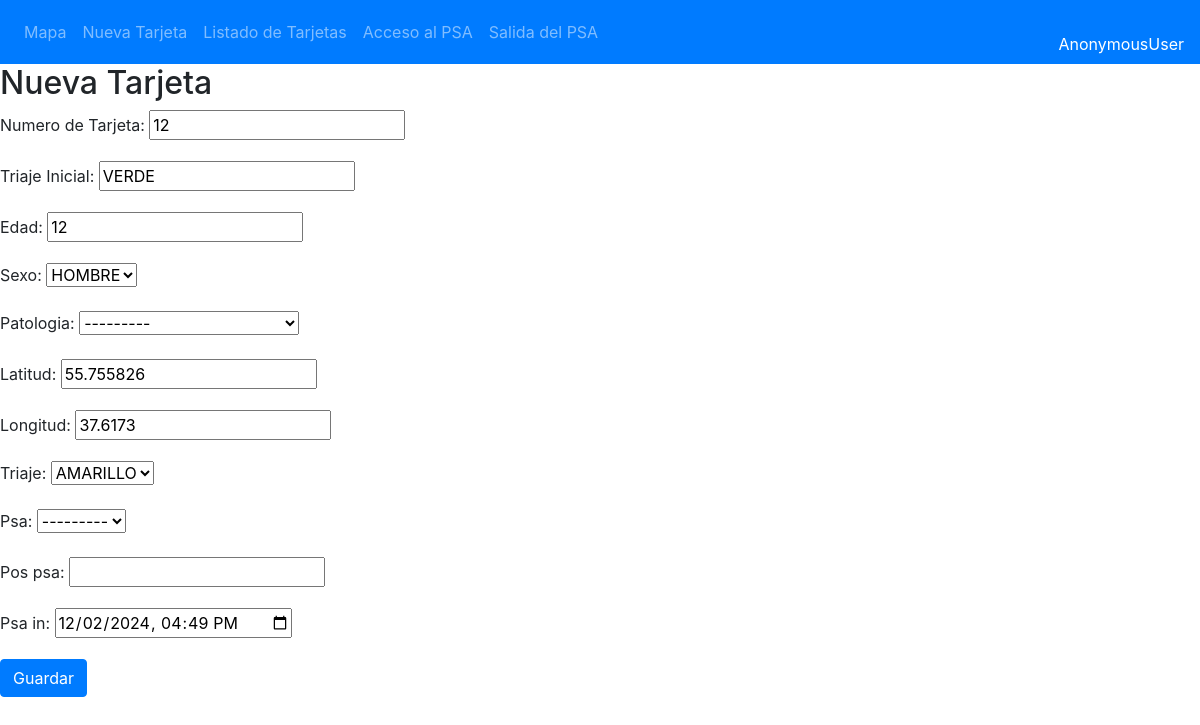
/tarjetas/tarjeta_psa_in/6/, run on an earlier commit of the app's database.
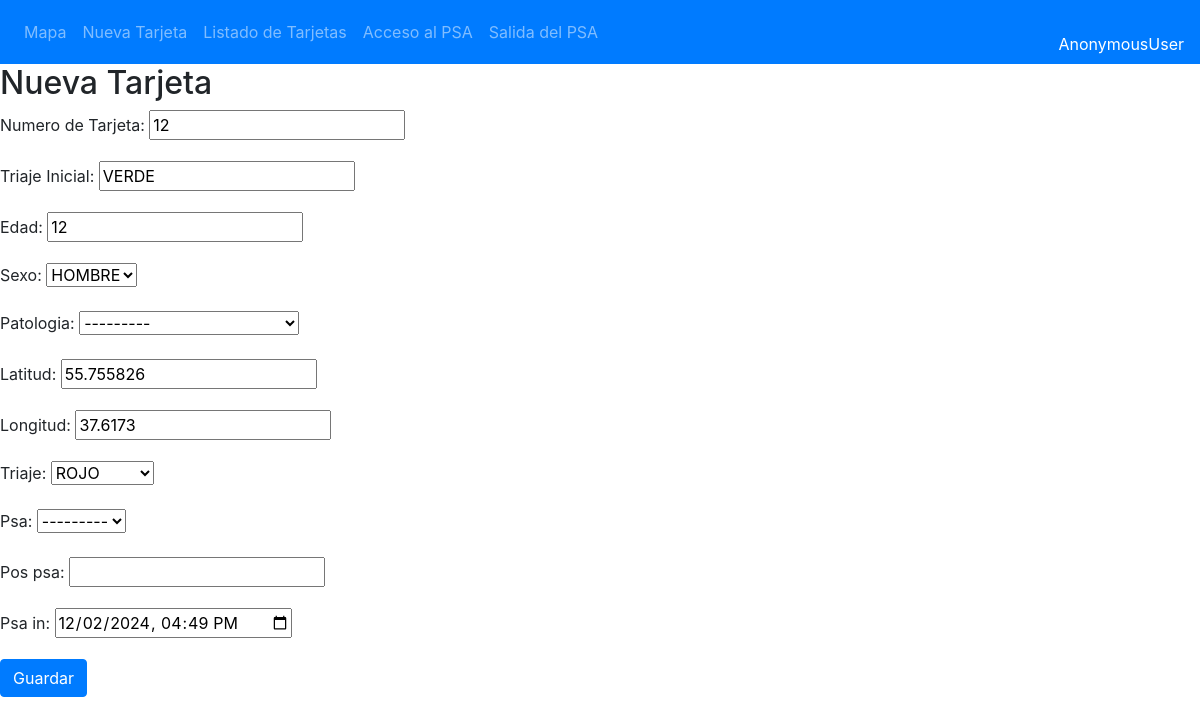
And on a later commit of the database.
### tarjetas/models.py (models this page shows, shortened)
class Tarjeta(models.Model):
    TRIAJE = (
        ('VERDE', 'VERDE'),
        ('AMARILLO','AMARILLO'),
        ('ROJO', 'ROJO'),
        ('MORADO', 'MORADO'),
        ('NEGRO', 'NEGRO'),
    )
    ESTADO_TRASLADO = (
        ('PENDIENTE', 'PENDIENTE'),
        ('SOLICITADO', 'SOLICITADO'),
        ('GESTIONADO', 'GESTIONADO'),
        ('SALIDA_PSA', 'SALIDA_PSA'),
        ('REALIZADO', 'REALIZADO'),
        ('ALTA LUGAR', 'ALTA LUGAR'),
    )
    SEXO = (
        ('HOMBRE', 'HOMBRE'),
        ('MUJER','MUJER'),
        ('NSNC', 'NS/NC'),
    )
    num_t = models.CharField(max_length=100, blank=False)
    edad = models.IntegerField(blank=True, null=True)
    sexo = models.CharField(max_length=32,choices=SEXO)
    filiacion = models.CharField(max_length=200, blank=True)
    patologia = models.ForeignKey(Patologia, models.DO_NOTHING, db_column='patologia', blank=True, null=True)
    diagnostico = models.CharField(max_length=500, blank=True)
    tratamiento = models.CharField(max_length=500, blank=True)
    traslada_a = models.ForeignKey(Destino, models.DO_NOTHING, db_column='destino', blank=True, null=True)
    traslada_por = models.CharField(max_length=50, blank=True)
    triaje_ini = models.CharField(max_length=10,choices=TRIAJE)
    triaje = models.CharField(max_length=10,choices=TRIAJE)
    estado_traslado = models.CharField(max_length=32,choices=ESTADO_TRASLADO)
    latitud = models.FloatField(blank=True, null=True)
    longitud = models.FloatField(blank=True, null=True)
    evento = models.ForeignKey(Evento, models.DO_NOTHING, db_column='evento', blank=True, null=True)
    hora_ini = models.DateTimeField(auto_now_add=True)
    psa_in = models.DateTimeField(blank=True, null=True)
    psa_out = models.DateTimeField(blank=True, null=True)
    dest_in = models.DateTimeField(blank=True, null=True)
    hora_fin = models.DateTimeField(blank=True, null=True)
    pos_psa = models.CharField(max_length=100, blank=True)
    psa = models.ForeignKey(Psa, models.DO_NOTHING, db_column='psa', blank=True, null=True)

### tarjetas/views.py (the view)
# urls.py: path('tarjeta_psa_in/<int:tarjeta_id>/', views.tarjeta_psa_in, name='tarjeta_psa_in'),
def tarjeta_psa_in(request, tarjeta_id):
    post = get_object_or_404(Tarjeta,id=tarjeta_id)
    if request.method == "POST":
        form = TarjetaPsaInForm(request.POST.copy(), instance=post)
        if form.is_valid():
            post = form.save()
            post.save()
            return redirect('roll_2', )
    else:
        form = TarjetaPsaInForm(instance=post)
    return render(request, 'tarjetas/tarjeta_psa_in.html', {'form': form})

### tarjetas/forms.py
class TarjetaPsaInForm(forms.ModelForm):
    class Meta:
        model = Tarjeta
        fields = ('num_t', 'triaje_ini', 'edad', 'sexo', 'patologia', 'latitud', 'longitud', 'triaje', 'psa', 'pos_psa', 'psa_in')
        labels = {
            'num_t': 'Numero de Tarjeta',
            'triaje_ini': 'Triaje Inicial',
        }
        widgets = {
            'num_t': forms.TextInput(attrs={'readonly': 'readonly'}),
            'triaje_ini': forms.TextInput(attrs={'readonly': 'readonly'}),
            'latitud': forms.TextInput(attrs={'id': 'id_latitud', 'readonly': 'readonly'}),
            'longitud': forms.TextInput(attrs={'id': 'id_longitud', 'readonly': 'readonly'}),
            'psa_in': forms.DateTimeInput(attrs={'type': 'datetime-local'}, format='%d/%m/%Y %H:%M'),
        }
    def __init__(self, *args, **kwargs):
        super().__init__(*args, **kwargs)
        self.fields['psa_in'].initial = now().strftime('%d/%m/%Y %H:%M')

### tarjetas/models.py (called while the page is built)
    def __str__(self):
        return self.tipo

    def __str__(self):
        return self.lugar

### tarjetas/templates/tarjetas/tarjeta_psa_in.html (shortened to what this page needs)
{% extends "base.html" %}
  {% block content %}
  <h2>Nueva Tarjeta</h2>
  <form method="POST" class="form-group">{% csrf_token %}
    {{ form.as_p }}
    <button type="submit" class="btn btn-primary">Guardar</button>
  </form>
  {% endblock %}

What changed in the data, as far as the page shows it:
changed Tarjeta "VERDE": triaje "AMARILLO" → "ROJO"
